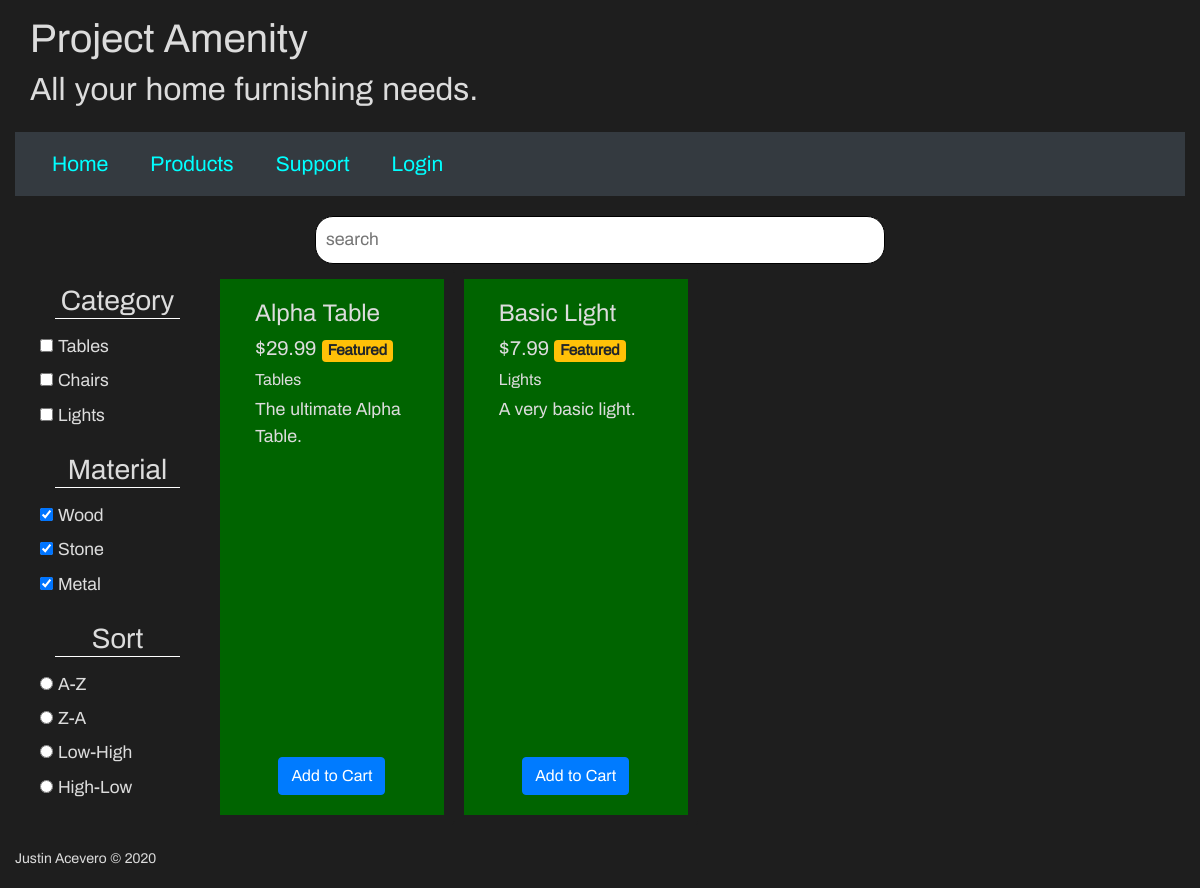
Screenshot of /products/ with the database file from the repository.
### amenity/models.py (models this page shows, shortened)
class Product(models.Model):
    name = models.CharField(max_length=50, default='null')
    price = models.DecimalField(max_digits=7, decimal_places=2)
    category = models.CharField(max_length=50, default='null')
    description = models.TextField()
    featured = models.BooleanField()
    date_created = models.DateField(auto_now=False, auto_now_add=False)
    date_removed = models.DateField(auto_now=False, auto_now_add=False)

### amenity/views.py (the view)
# urls.py: path('products/', views.products, name="products"),
def products(request):
    username = 'Guest'
    userCategory = request.GET.get('category', '')
    if (userCategory == ''):  # Display featured products only on the products page
        product_list = Product.objects.filter(featured=True)
    else:
        product_list = Product.objects.filter(category=userCategory)
    context = {
        'title': 'Products',
        'username': username,
        'product_list': product_list,
    }
    return render(request, 'amenity/products.html', context)

### amenity/templates/amenity/products.html (shortened to what this page needs)
{% extends 'base.html' %}
{% block content %}
<section class="row search">
    <div class="col">
        <input type="text" placeholder="search" class="search-bar">
    </div>
</section>
<section class="row product_section">
    <aside class="col col-sm-4 col-md-3 col-xl-2 side-filter">
        <h3 class="title">Category</h3>
        <ul>
            <li>
                <input type="checkbox" id="checkbox_tables" onclick="categorySelect(this.id)">
                <label for="checkbox_tables">Tables</label>
            </li>
            <li>
                <input type="checkbox" id="checkbox_chairs" onclick="categorySelect(this.id)">
                <label for="checkbox_chairs">Chairs</label>
            </li>
            <li>
                <input type="checkbox" id="checkbox_lights" onclick="categorySelect(this.id)">
                <label for="checkbox_lights">Lights</label>
            </li>
        </ul>
        <h3 class="title">Material</h3>
        <ul>
            <li>
                <input type="checkbox" id="checkbox_wood" checked>
                <label for="checkbox_wood">Wood</label>
            </li>
            <li>
                <input type="checkbox" id="checkbox_stone" checked>
                <label for="checkbox_stone">Stone</label>
            </li>
            <li>
                <input type="checkbox" id="checkbox_metal" checked>
                <label for="checkbox_metal">Metal</label>
            </li>
        </ul>
        <h3 class="title">Sort</h3>
        <ul>
            <li>
                <input type="radio" id='radio_az' name='letter_sort' onclick="toggleLetterOrder(this.id)">
                <label for="radio_az">A-Z</label>
            </li>
            <li>
                <input type="radio" id='radio_za' name='letter_sort' onclick="toggleLetterOrder(this.id)">
                <label for="radio_za">Z-A</label></li>
            <li>
                <input type="radio" id='radio_low' name='price_sort'>
                <label for="radio_low">Low-High</label>
            </li>
            <li>
                <input type="radio" id='radio_high' name='price_sort'>
                <label for="radio_high">High-Low</label>
            </li>
        </ul>
    </aside>
    <section class="col row row-cols-1 row-cols-sm-2 row-cols-lg-3 row-cols-xl-4 product_item_section">
        {% for product in product_list %}
        <div class="col card">
            <div class="card-body">
                <h4 class='product_item_name'>{{ product.name }}</h4>
                <h5 class="product_item_price">
                    ${{ product.price }}
                    {% if product.featured %}
                    <span class="badge badge-warning">Featured</span>
                    {% endif %}
                </h5>
                <h6 class="product_item_category">{{ product.category|capfirst }}</h6>
                <p class="product_item_description">
                    {{ product.description }}
                </p>
            </div>
            <div class="button_div">
                <button type="button" class="btn btn-primary cart-button">Add to Cart</button>
            </div>
        </div>
        {% endfor %}
    </section>
</section>
{% endblock content %}

### static/css/site.css (style rules this page uses)
:root { --primary-background-color: #1e1e1e; --primary-text-color: rgb(220, 220, 220); }
* { margin: 0; padding: 0; box-sizing: border-box; }
html { background: var(--primary-background-color); }
.title { margin: 15px; }
ul { list-style: none; }

### static/css/products.css (style rules this page uses)
.side-filter .title { text-align: center; border-bottom: 1px solid white; }
.product_section { justify-content: center; margin: 5px auto 20px; }
.card { background: rgb(0, 100, 0); border: 10px solid #1e1e1e; }
.button_div { margin: 0px auto 20px; }
.product_item_category { display: none; }
.search { text-align: center; margin: 20px 0 0; }
.search-bar { width: 50%; border: 1px solid black; border-radius: 18px; padding: 10px; }
.side-filter { display: none; }
input[type="checkbox"] { cursor: pointer; }
@media screen and (min-width: 768px) { .product_item_category { display: block; } }
@media screen and (min-width: 768px) { .side-filter { display: block; padding-left: 25px; } }

### rows the page displays
Product: name "Alpha Table", price "29.99", featured "Featured", category "Tables", description "The ultimate Alpha Table."
Product: name "Basic Light", price "7.99", featured "Featured", category "Lights", description "A very basic light."
